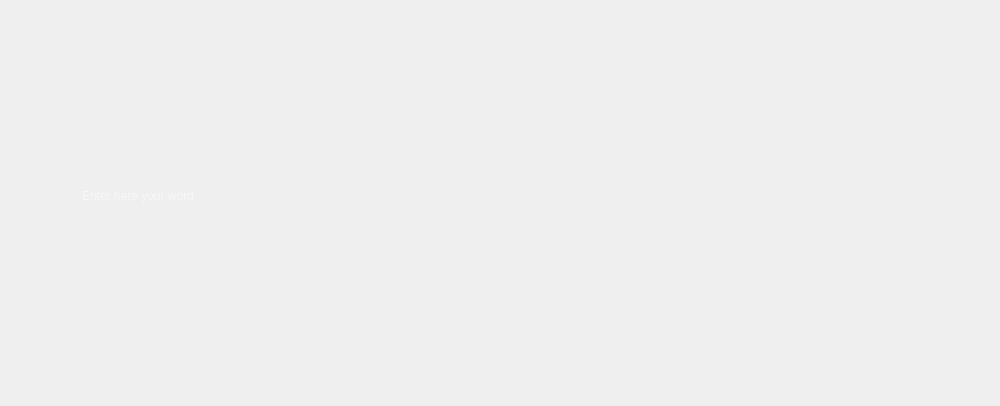
<?xml version="1.0" encoding="UTF-8"?>
<ui version="4.0">
 <class>wordtimeswindow</class>
 <widget class="QDialog" name="wordtimeswindow">
  <property name="geometry">
   <rect>
    <x>0</x>
    <y>0</y>
    <width>1000</width>
    <height>406</height>
   </rect>
  </property>
  <property name="minimumSize">
   <size>
    <width>1000</width>
    <height>406</height>
   </size>
  </property>
  <property name="maximumSize">
   <size>
    <width>1000</width>
    <height>406</height>
   </size>
  </property>
  <property name="windowTitle">
   <string>Word times</string>
  </property>
  <property name="windowIcon">
   <iconset resource="Img.qrc">
    <normaloff>:/sources/windows icons/wordsearchicon.png</normaloff>:/sources/windows icons/wordsearchicon.png</iconset>
  </property>
  <widget class="QLabel" name="label">
   <property name="geometry">
    <rect>
     <x>0</x>
     <y>0</y>
     <width>1000</width>
     <height>406</height>
    </rect>
   </property>
   <property name="text">
    <string/>
   </property>
   <property name="pixmap">
    <pixmap resource="Img.qrc">:/sources/searchword.png</pixmap>
   </property>
  </widget>
  <widget class="QPushButton" name="done">
   <property name="geometry">
    <rect>
     <x>760</x>
     <y>158</y>
     <width>191</width>
     <height>91</height>
    </rect>
   </property>
   <property name="styleSheet">
    <string notr="true">QPushButton{
background : transparent;
border-radius:25px;
}

QPushButton::hover{
background:rgba(255, 255, 255, 50);
}</string>
   </property>
   <property name="text">
    <string/>
   </property>
  </widget>
  <widget class="QLineEdit" name="wordarea">
   <property name="geometry">
    <rect>
     <x>50</x>
     <y>155</y>
     <width>671</width>
     <height>81</height>
    </rect>
   </property>
   <property name="styleSheet">
    <string notr="true">QLineEdit{
background:transparent;
border-radius:45px;
padding-left:30px;
	font: 700 17pt &quot;Segoe UI&quot;;
color:white;
}</string>
   </property>
   <property name="text">
    <string/>
   </property>
   <property name="placeholderText">
    <string>Enter here your word</string>
   </property>
  </widget>
  <widget class="QLabel" name="wordtimes">
   <property name="geometry">
    <rect>
     <x>450</x>
     <y>279</y>
     <width>501</width>
     <height>81</height>
    </rect>
   </property>
   <property name="styleSheet">
    <string notr="true">QLabel{
border-radius:45px;
font-size:24px;
	font: 700 17pt &quot;Segoe UI&quot;;
color:rgb(86, 73, 135);
}</string>
   </property>
   <property name="text">
    <string/>
   </property>
  </widget>
 </widget>
 <resources>
  <include location="Img.qrc"/>
 </resources>
 <connections/>
</ui>
